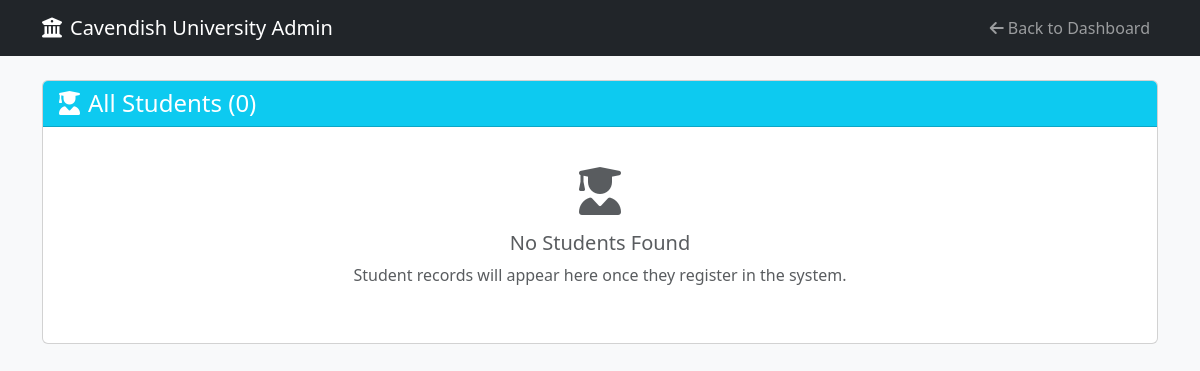
Page /admin/students (signed in) on the earlier database version.
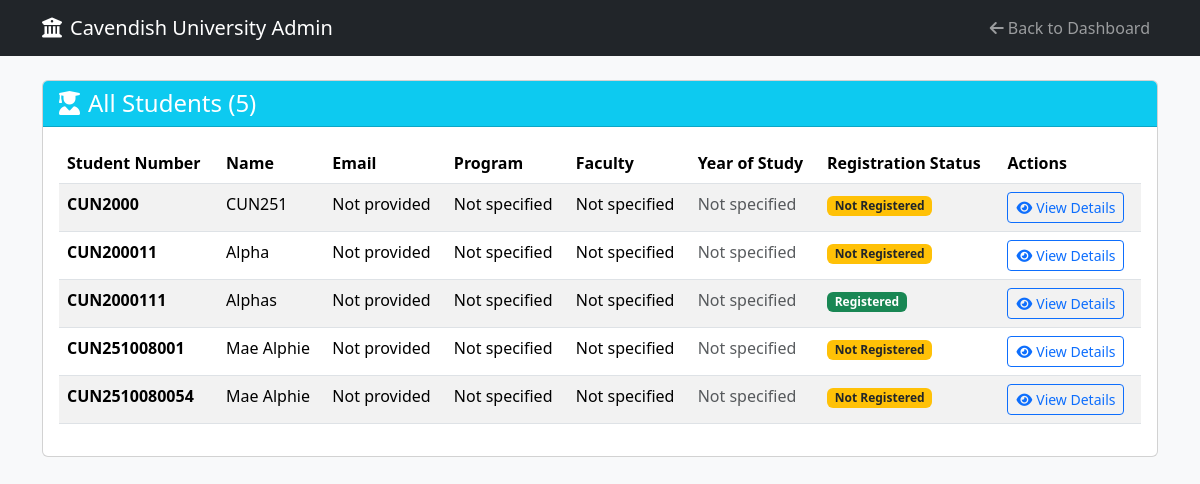
Same page on the later database version.
### app/models.py (models this page shows, shortened)
class Student(db.Model):
    __tablename__ = "student"
    id = db.Column(db.Integer, primary_key=True)
    student_number = db.Column(db.String(20), unique=True, nullable=False)
    name = db.Column(db.String(100), nullable=False)
    email = db.Column(db.String(120), unique=True, nullable=True)
    phone = db.Column(db.String(20), nullable=True)
    program = db.Column(db.String(50), nullable=True)
    faculty = db.Column(db.String(100), nullable=True)  # NEW: Added faculty field
    intake_year = db.Column(db.Integer, nullable=True)
    year_of_study = db.Column(db.Integer, nullable=True)
    semester = db.Column(db.String(20), nullable=True)  # NEW: Added semester field
    created_at = db.Column(db.DateTime, default=lambda: datetime.now(timezone.utc))
    user = db.relationship("User", back_populates="student_profile", uselist=False, foreign_keys=[User.student_id])
    payments = db.relationship("Payment", back_populates="student", lazy=True, cascade="all, delete-orphan")
    registrations = db.relationship("Registration", back_populates="student", lazy=True, cascade="all, delete-orphan")
    registration_slips = db.relationship("RegistrationSlip", back_populates="student", lazy=True, cascade="all, delete-orphan")
    @property
    def registration_slip(self):
        return self.registration_slips[0] if self.registration_slips else None

### app/routes/admin_routes.py (the view)
@admin_bp.route('/students')
@admin_required
def view_students():
    students = Student.query.all()
    return render_template('admin/students.html', students=students)

### app/routes/admin_routes.py (called while the page is built)
def admin_required(f):
    @wraps(f)
    def decorated_function(*args, **kwargs):
        if 'user_id' not in session or session.get('role') != 'admin':
            flash("Please log in as admin to access this page.", "warning")
            return redirect(url_for('admin.admin_login'))
        return f(*args, **kwargs)
    return decorated_function

### app/templates/admin/students.html (shortened to what the changed rows need)
<!DOCTYPE html>
<html lang="en">
<head>
    <link rel="stylesheet" href="https://cdn.jsdelivr.net/npm/bootstrap@5.3.2/dist/css/bootstrap.min.css">
    <link rel="stylesheet" href="https://cdnjs.cloudflare.com/ajax/libs/font-awesome/6.4.0/css/all.min.css">
</head>
<body class="bg-light">
    <div class="container mt-4">
        <div class="card">
            <div class="card-header bg-info text-white">
                <h4 class="mb-0">
                    <i class="fas fa-user-graduate me-2"></i>All Students ({{ students|length }})
                </h4>
            </div>
            <div class="card-body">
                {% if students %}
                    <div class="table-responsive">
                        <table class="table table-striped">
                            <thead>
                                <tr>
                                    <th>Student Number</th>
                                    <th>Name</th>
                                    <th>Email</th>
                                    <th>Program</th>
                                    <th>Faculty</th>
                                    <th>Year of Study</th>
                                    <th>Registration Status</th>
                                    <th>Actions</th>
                                </tr>
                            </thead>
                            <tbody>
                                {% for student in students %}
                                <tr>
                                    <td><strong>{{ student.student_number }}</strong></td>
                                    <td>{{ student.name }}</td>
                                    <td>{{ student.email or 'Not provided' }}</td>
                                    <td>{{ student.program or 'Not specified' }}</td>
                                    <td>{{ student.faculty or 'Not specified' }}</td>
                                    <td>
                                        {% if student.year_of_study %}
                                            Year {{ student.year_of_study }}
                                        {% else %}
                                            <span class="text-muted">Not specified</span>
                                        {% endif %}
                                    </td>
                                    <td>
                                        {% if student.registration_slip %}
                                            <span class="badge bg-success">Registered</span>
                                        {% else %}
                                            <span class="badge bg-warning text-dark">Not Registered</span>
                                        {% endif %}
                                    </td>
                                    <td>
                                        <a href="{{ url_for('admin.view_student_details', student_id=student.id) }}"
                                           class="btn btn-sm btn-outline-primary">
                                            <i class="fas fa-eye me-1"></i>View Details
                                        </a>
                                    </td>
                                </tr>
                                {% endfor %}
                            </tbody>
                        </table>
                    </div>
                {% else %}
                    <div class="text-center py-4">
                        <i class="fas fa-user-graduate fa-3x text-muted mb-3"></i>
                        <h5 class="text-muted">No Students Found</h5>
                        <p class="text-muted">Student records will appear here once they register in the system.</p>
                    </div>
                {% endif %}
            </div>
        </div>
    </div>
</body>
</html>

Differences in the rows shown:
added Student: student_number "CUN2000", name "CUN251", email "Not provided", program "Not specified", faculty "Not specified", shows "Not Registered"
added Student: student_number "CUN200011", name "Alpha", email "Not provided", program "Not specified", faculty "Not specified", shows "Not Registered"
added Student: student_number "CUN2000111", name "Alphas", email "Not provided", program "Not specified", faculty "Not specified", shows "Registered"
added Student: student_number "CUN251008001", name "Mae Alphie", email "Not provided", program "Not specified", faculty "Not specified", shows "Not Registered"
added Student: student_number "CUN2510080054", name "Mae Alphie", email "Not provided", program "Not specified", faculty "Not specified", shows "Not Registered"
Other differences:
{{ students|length }}: "0" → "5"
text no longer shown: "No Students Found Student records will appear here once they register in the system."
text now shown: "Student Number Name Email Program Faculty Year of Study Registration Status Actions"
